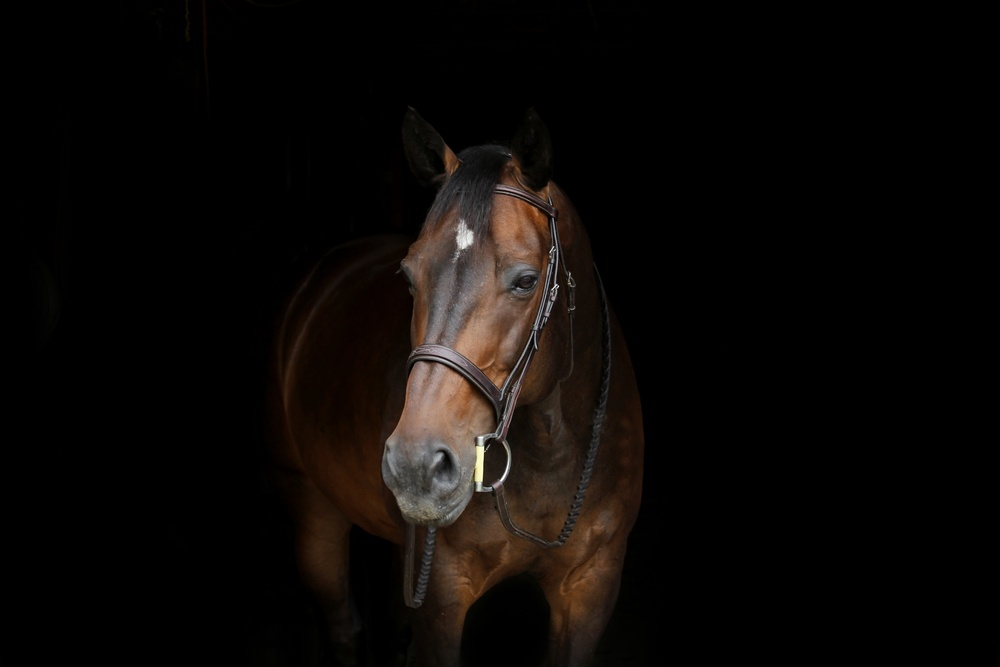
#> input picture DATA/horse.jpg, 1000 x 667 px, shrunk from 2700 x 1800 before the run
$ jupyter execute Histograms.ipynb   (shell and % lines are left out)
#> lines starting #> are read from the running program, lines starting #| are printed output that depends on the picture
[cell 1]
import cv2
import matplotlib.pyplot as plt

[cell 2]
dark_horse=cv2.imread('../DATA/horse.jpg')
#> dark_horse is the input picture: shape (667, 1000, 3); mean B, G, R 6.9, 8.9, 12
show_horse=cv2.cvtColor(dark_horse,cv2.COLOR_BGR2RGB)
plt.imshow(show_horse)

[cell 3]
rainbow=cv2.imread('../DATA/rainbow.jpg')
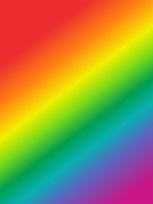
#> input picture DATA/rainbow.jpg, 153 x 204 px, shrunk from 413 x 550 before the run
#> rainbow is the input picture: shape (204, 153, 3); mean B, G, R 72.8, 142.3, 152.3
show_rainbow=cv2.cvtColor(rainbow,cv2.COLOR_BGR2RGB)
plt.imshow(show_rainbow)

[cell 4]
blue_bricks=cv2.imread('../DATA/bricks.jpg')
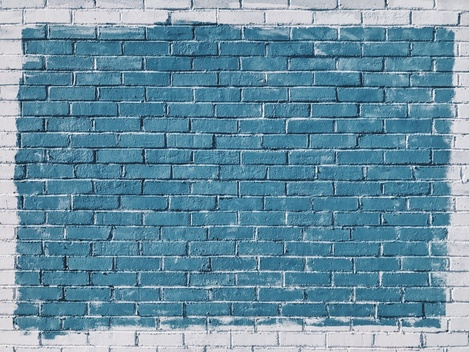
#> input picture DATA/bricks.jpg, 469 x 352 px, shrunk from 1267 x 950 before the run
#> blue_bricks is the input picture: shape (352, 469, 3); mean B, G, R 163.5, 144, 105
show_bricks=cv2.cvtColor(blue_bricks,cv2.COLOR_BGR2RGB)
plt.imshow(show_bricks)

[cell 5]
hist_values=cv2.calcHist([blue_bricks],channels=[0],mask=None,histSize=[256],ranges=[0,256])
#> hist_values = 256 values, max 3347 at index 150, min 0 at index 0, mean 644.9

[cell 6]
hist_values.shape
#> Out = (256, 1)

[cell 7]
plt.plot(hist_values)
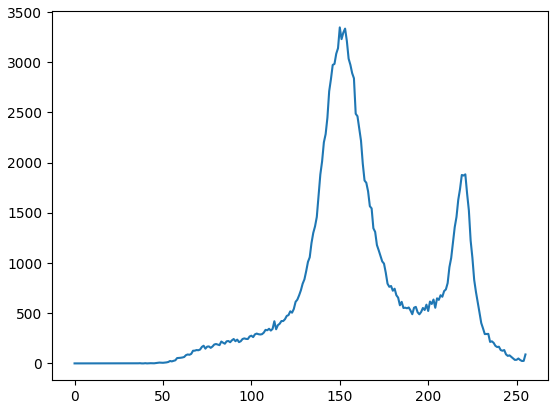
#> figure drawn by matplotlib, 1 panel; curve peaks at x = 150, y = 3347

[cell 8]
hist_values_2=cv2.calcHist([dark_horse],channels=[0],mask=None,histSize=[256],ranges=[0,256])
#> hist_values_2 = 256 values, max 510677 at index 0, min 0 at index 235, mean 2605.5
plt.plot(hist_values_2)
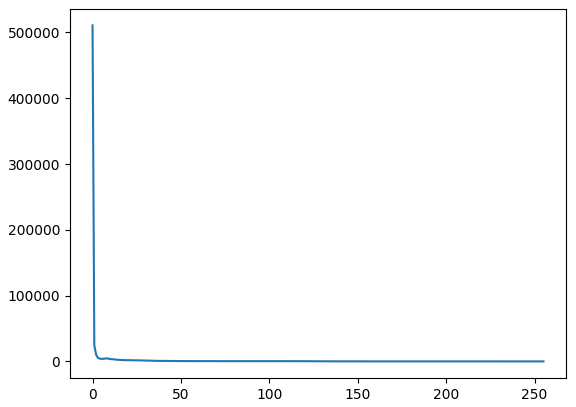
#> figure drawn by matplotlib, 1 panel; curve peaks at x = 0, y = 510677

[cell 9]
img=blue_bricks

[cell 10]
color={'b','g','r'}

for i,col in enumerate(color):
    histr=cv2.calcHist([img],[i],None,[256],[0,256])
    plt.plot(histr,color=col)
    plt.xlim([0,256])

plt.title('HISTOGRAM FOR BLUE BRICKS')
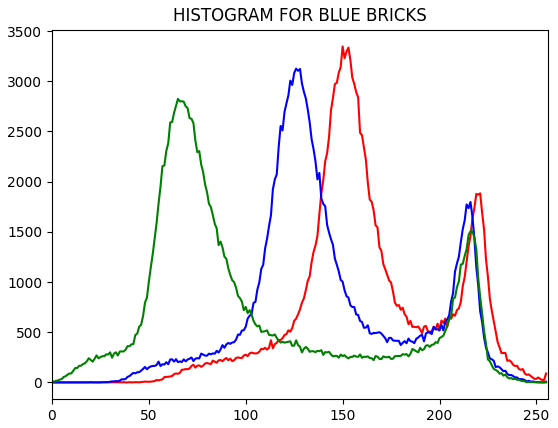
#> figure drawn by matplotlib, 1 panel; curve peaks at x = 150, y = 3347; curve peaks at x = 126, y = 3125; curve peaks at x = 65, y = 2824

[cell 11]
img=dark_horse
color={'b','g','r'}

for i,col in enumerate(color):
    histr=cv2.calcHist([img],[i],None,[256],[0,256])
    plt.plot(histr,color=col)
    plt.xlim([0,256])

plt.title('HISTOGRAM FOR DARK HORSE')
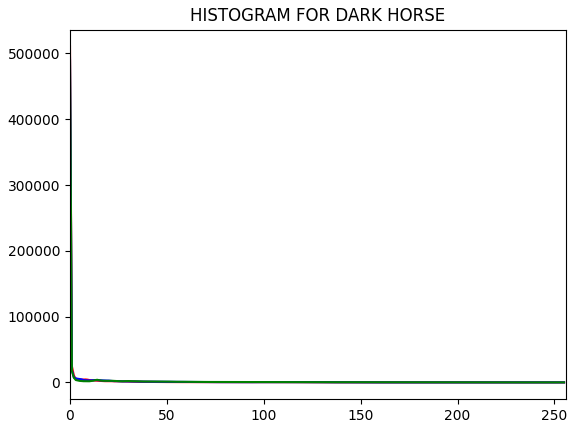
#> figure drawn by matplotlib, 1 panel; curve peaks at x = 0, y = 510677; curve peaks at x = 0, y = 493410; curve peaks at x = 0, y = 489779

[cell 12]
img=rainbow
color={'b','g','r'}

for i,col in enumerate(color):
    histr=cv2.calcHist([img],[i],None,[256],[0,256])
    plt.plot(histr,color=col)
    plt.xlim([0,256])

plt.title('HISTOGRAM FOR RAINBOW')
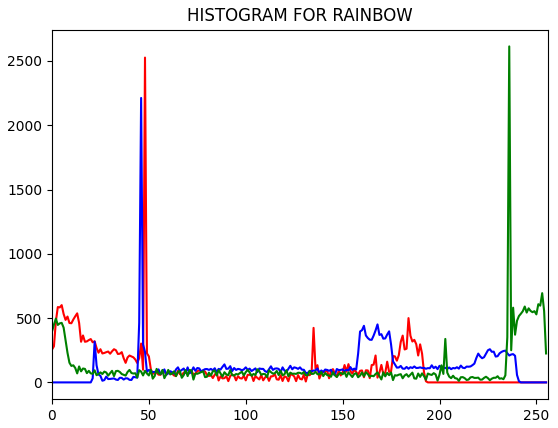
#> figure drawn by matplotlib, 1 panel; curve peaks at x = 48, y = 2526; curve peaks at x = 46, y = 2212; curve peaks at x = 236, y = 2613
